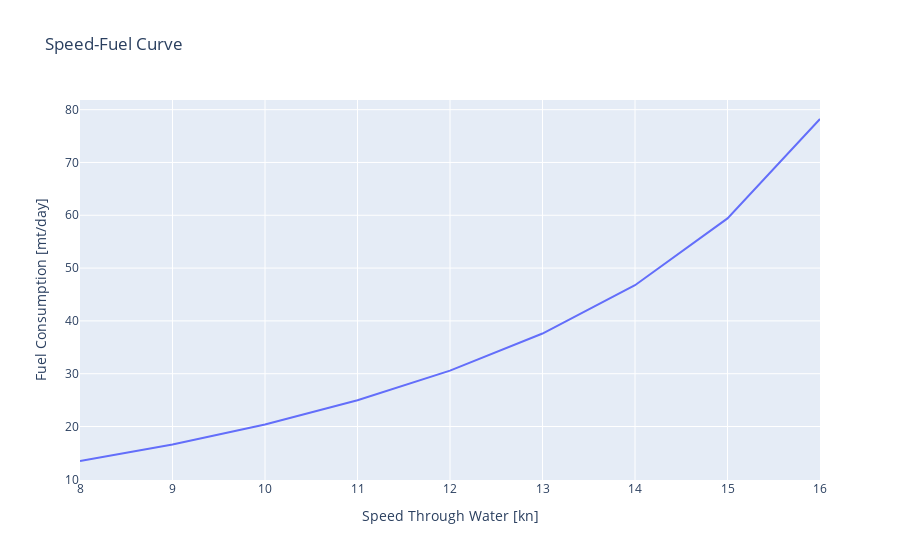

Notebook source saved alongside this figure:
### Markdown cell above
# Speed-Fuel Curve

Finally, to make things more tangible we can use the Plotly library to visualize our table as a speed-fuel curve.

### Code cell
import plotly.express as px

fig = px.line(df, x="stw", y="me_fo_consumption", title='Speed-Fuel Curve')
fig.update_layout(xaxis_title='Speed Through Water [kn]',
                   yaxis_title='Fuel Consumption [mt/day]')
fig.show()

### Figure 1 — Plotly figure (JSON) as saved in the notebook; plotly's stock layout.template omitted (floating-point values rounded to 4 significant figures)
{"data": [{"hovertemplate": "stw=%{x}<br>me_fo_consumption=%{y}<extra></extra>", "legendgroup": "", "line": {"color": "#636efa", "dash": "solid"}, "marker": {"symbol": "circle"}, "mode": "lines", "name": "", "orientation": "v", "showlegend": false, "type": "scatter", "x": [8, 9, 10, 11, 12, 13, 14, 15, 16], "xaxis": "x", "y": [13.47, 16.6, 20.39, 24.98, 30.59, 37.61, 46.75, 59.41, 78.23], "yaxis": "y"}], "layout": {"legend": {"tracegroupgap": 0}, "title": {"text": "Speed-Fuel Curve"}, "xaxis": {"anchor": "y", "domain": [0, 1], "title": {"text": "Speed Through Water [kn]"}}, "yaxis": {"anchor": "x", "domain": [0, 1], "title": {"text": "Fuel Consumption [mt/day]"}}}}
